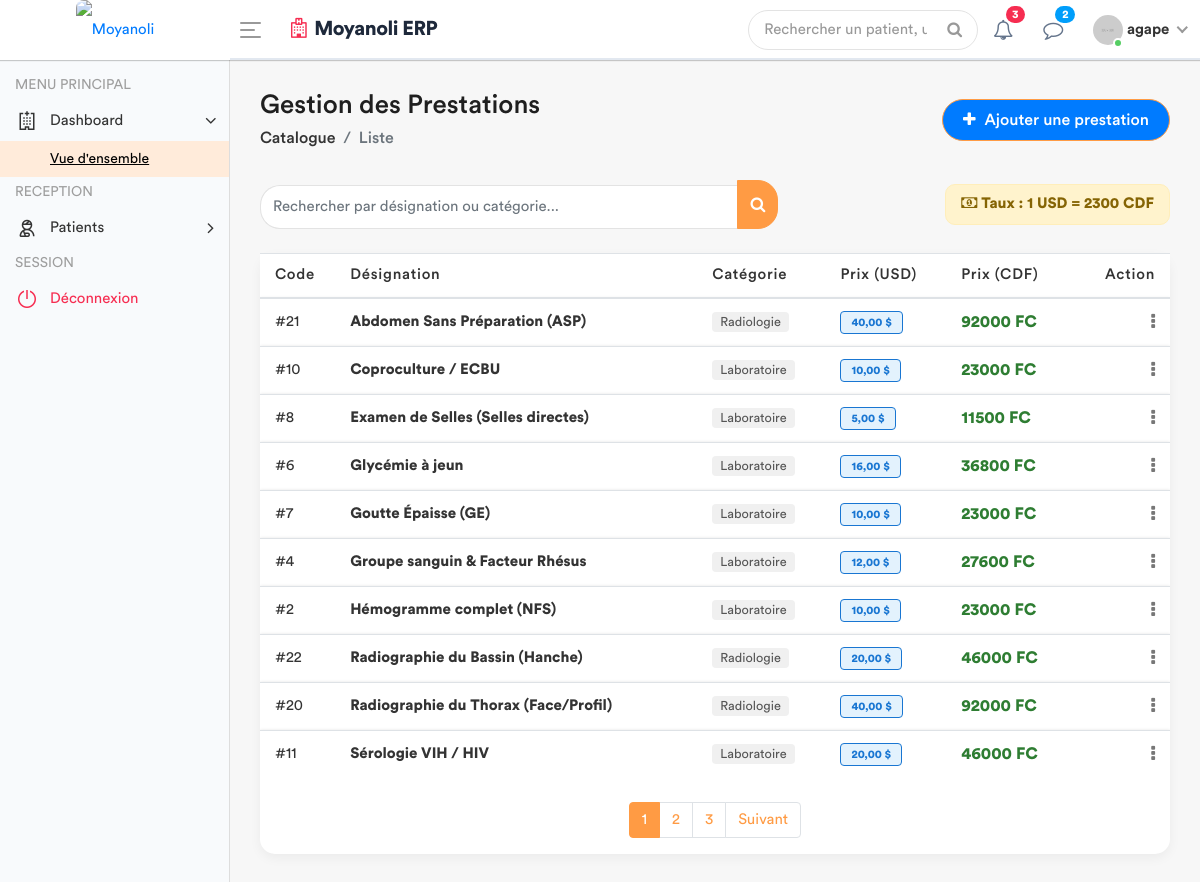
Screenshot of /prestations/ (signed in) with the database file from the repository.
### apps/models.py (models this page shows, shortened)
class ConfigurationHopital(models.Model):
    taux_usd_en_cdf = models.DecimalField(max_digits=10, decimal_places=2, default=2500.00)
    derniere_mise_a_jour = models.DateTimeField(auto_now=True)
    class Meta:
        verbose_name = "Configuration du Taux"

class Prestation(models.Model):
    CATEGORIES = [
        ('ADM', 'Administratif'),
        ('LABO', 'Laboratoire'),
        ('SOIN', 'Soins'),
        ('ECHO', 'Échographie'),
        ('RADIO', 'Radiologie'),
    ]
    libelle = models.CharField(max_length=200, verbose_name="Libellé")
    categorie = models.CharField(
        max_length=10,
        choices=CATEGORIES,
        verbose_name="Catégorie"
    )
    prix = models.DecimalField(
        max_digits=10,
        decimal_places=2,
        default=0.00,
        verbose_name="Prix (USD)"
    )
    class Meta:
        verbose_name = "Prestation"
        verbose_name_plural = "Prestations"

### apps/views.py (the view)
# urls.py: path('prestations/', views.gestion_prestations, name='gestion_prestations'),
@login_required
def gestion_prestations(request):
    query = request.GET.get('q')
    if query:
        prestations_list = Prestation.objects.filter(
            Q(libelle__icontains=query) | Q(categorie__icontains=query)
        ).order_by('libelle')
    else:
        prestations_list = Prestation.objects.all().order_by('libelle')
    config = ConfigurationHopital.objects.first()
    taux = config.taux_usd_en_cdf if config else 2500.00
    paginator = Paginator(prestations_list, 10)
    page_number = request.GET.get('page')
    prestations_obj = paginator.get_page(page_number)
    for item in prestations_obj:
        item.prix_cdf = item.prix * taux
    if request.method == 'POST':
        form = PrestationForm(request.POST)
        if form.is_valid():
            form.save()
            messages.success(request, "La prestation a été ajoutée avec succès.")
            return redirect('gestion_prestations')
    else:
        form = PrestationForm()
    role = Fonction.objects.filter(userKey=request.user).first()
    fonctionKey = role.fonctionKey.roleName if role and role.fonctionKey else None
    categories_list = Prestation._meta.get_field('categorie').choices
    context = {
        'prestations': prestations_obj, # On passe l'objet paginé
        'form': form,
        'taux': taux,
        'fonctionKey': fonctionKey,
        'categories_list': categories_list, # Indispensable pour la boucle dans le modal
    }
    return render(request, 'back-end/prestation/list_prestation.html', context)

### apps/forms.py (shortened to what this page needs)
class PrestationForm(forms.ModelForm):
    class Meta:
        model = Prestation
        fields = ['libelle', 'categorie', 'prix']
        widgets = {
            'libelle': forms.TextInput(attrs={'class': 'form-control', 'placeholder': 'Ex: Goutte Épaisse'}),
            'categorie': forms.Select(attrs={'class': 'form-control'}),
            'prix': forms.NumberInput(attrs={'class': 'form-control', 'step': '0.01'}),
        }

### apps/templates/back-end/prestation/list_prestation.html (shortened to what this page needs)
<!DOCTYPE html>
{% load static %}
<html lang="fr">
    <head>
        {% include 'back-end/includes/css.html' %}
    </head>
    <body>
        <div class="main-wrapper">
            {% include 'back-end/includes/header.html' %}
            {% include 'back-end/includes/sidebar.html' %}
            <div class="page-wrapper">
                <div class="content container-fluid">
                    <div class="page-header">
                        <div class="row align-items-center">
                            <div class="col">
                                <h3 class="page-title">Gestion des Prestations</h3>
                                <ul class="breadcrumb">
                                    <li class="breadcrumb-item"><a href="#">Catalogue</a></li>
                                    <li class="breadcrumb-item active">Liste</li>
                                </ul>
                            </div>
                            <div class="col-auto float-right ml-auto">
                                <a href="#" class="btn add-btn" data-toggle="modal" data-target="#add_prestation">
                                    <i class="fa fa-plus"></i> Ajouter une prestation
                                </a>
                            </div>
                        </div>
                    </div>
                    <div class="row mb-4 align-items-center">
                        <div class="col-md-7">
                            <form method="GET" action="{% url 'gestion_prestations' %}" class="input-group">
                                <input type="text" name="q" class="form-control search-box" placeholder="Rechercher par désignation ou catégorie..." value="{{ request.GET.q|default:'' }}">
                                <div class="input-group-append">
                                    <button class="btn btn-primary search-btn" type="submit">
                                        <i class="fa fa-search"></i>
                                    </button>
                                </div>
                            </form>
                        </div>
                        <div class="col-md-5 text-right">
                            <div class="d-inline-block taux-info">
                                <i class="fa fa-money"></i>
                                <strong>Taux : 1 USD = {{ taux|floatformat:0 }} CDF</strong>
                            </div>
                        </div>
                    </div>
                    <div class="row">
                        <div class="col-md-12">
                            <div class="card card-table">
                                <div class="card-body">
                                    <div class="table-responsive">
                                        <table class="table table-hover custom-table mb-0">
                                            <thead>
                                                <tr>
                                                    <th>Code</th>
                                                    <th>Désignation</th>
                                                    <th>Catégorie</th>
                                                    <th>Prix (USD)</th>
                                                    <th>Prix (CDF)</th>
                                                    <th class="text-right">Action</th>
                                                </tr>
                                            </thead>
                                            <tbody>
                                                {% for item in prestations %}
                                                <tr>
                                                    <td>#{{ item.id }}</td>
                                                    <td><strong>{{ item.libelle }}</strong></td>
                                                    <td><span class="cat-badge">{{ item.get_categorie_display }}</span></td>
                                                    <td><span class="badge badge-usd">{{ item.prix }} $</span></td>
                                                    <td>
                                                        <span class="text-cdf">{{ item.prix_cdf|floatformat:0 }} FC</span>
                                                    </td>
                                                    <td class="text-right">
                                                        <div class="dropdown dropdown-action">
                                                            <a href="#" class="action-icon dropdown-toggle" data-toggle="dropdown" aria-expanded="false"><i class="fa fa-ellipsis-v"></i></a>
                                                        </div>
                                                    </td>
                                                </tr>
                                                {% endfor %}
                                            </tbody>
                                        </table>
                                    </div>
                                    {% if prestations.has_other_pages %}
                                    <div class="mt-4">
                                        <ul class="pagination justify-content-center">
                                            {% for i in prestations.paginator.page_range %}
                                                <li class="page-item {% if prestations.number == i %}active{% endif %}">
                                                    <a class="page-link" href="?page={{ i }}{% if request.GET.q %}&q={{ request.GET.q }}{% endif %}">{{ i }}</a>
                                                </li>
                                            {% endfor %}
                                            {% if prestations.has_next %}
                                                <li class="page-item">
                                                    <a class="page-link" href="?page={{ prestations.next_page_number }}{% if request.GET.q %}&q={{ request.GET.q }}{% endif %}">Suivant</a>
                                                </li>
                                            {% endif %}
                                        </ul>
                                    </div>
                                    {% endif %}
                                </div>
                            </div>
                        </div>
                    </div>
                </div>
            </div>
        </div>
    </body>
</html>

### apps/templates/back-end/includes/header.html (shortened to what this page needs)
{% load static %}
<div class="header" style="background: #ffffff; border-bottom: 2px solid #e2e8f0;">
    <div class="header-left" style="background: #ffffff;">
        <a href="{% url 'home' %}" class="logo">
            <img src="{% static 'front-end/assets/dr/logo.jpg' %}" width="45" height="45" alt="Moyanoli" style="border-radius: 8px;">
        </a>
    </div>
    <a id="toggle_btn" href="javascript:void(0);" style="color: #007bff;">
        <span class="bar-icon">
            <span></span>
            <span></span>
            <span></span>
        </span>
    </a>
    <div class="page-title-box">
        <h3 style="color: #1e293b; font-weight: 700; letter-spacing: -0.5px;">
            <i class="fa fa-hospital-o text-danger mr-2"></i>Moyanoli ERP
        </h3>
    </div>
    <ul class="nav user-menu">
        <li class="nav-item">
            <div class="top-nav-search">
                <form action="#">
                    <input class="form-control" type="text" placeholder="Rechercher un patient, un dossier...">
                    <button class="btn" type="submit"><i class="fa fa-search"></i></button>
                </form>
            </div>
        </li>
        <li class="nav-item dropdown">
            <a href="#" class="dropdown-toggle nav-link" data-toggle="dropdown">
                <i class="fa fa-bell-o" style="color: #64748b;"></i> <span class="badge badge-pill bg-danger">3</span>
            </a>
        </li>
        <li class="nav-item dropdown">
            <a href="#" class="dropdown-toggle nav-link" data-toggle="dropdown">
                <i class="fa fa-comment-o" style="color: #64748b;"></i> <span class="badge badge-pill bg-info">2</span>
            </a>
        </li>
        <li class="nav-item dropdown has-arrow main-drop">
            <a href="#" class="dropdown-toggle nav-link" data-toggle="dropdown">
                <span class="user-img">
                    <img src="{% static 'back-end/assets/img/profiles/avatar-21.jpg' %}" alt="">
                    <span class="status online"></span>
                </span>
                <span style="font-weight: 600;">{{ user.username }}</span>
            </a>
        </li>
    </ul>
</div>

### apps/templates/back-end/prestation/list_prestation.html (style rules this page uses)
.card-table { border-radius: 15px; border: none; box-shadow: 0 4px 12px rgba(0,0,0,0.05); }
.badge-usd { background-color: #e3f2fd; color: #1976d2; border: 1px solid #1976d2; padding: 5px 10px; font-weight: bold; }
.text-cdf { color: #2e7d32; font-weight: bold; font-size: 1.1em; }
.taux-info { background: #fff3cd; border: 1px solid #ffeeba; color: #856404; padding: 8px 15px; border-radius: 10px; }
.cat-badge { font-size: 0.85em; padding: 4px 8px; border-radius: 4px; background: #f0f0f0; color: #555; }
.add-btn { background-color: #007bff; color: white; border-radius: 50px; padding: 8px 20px; }
.search-box { border-radius: 20px 0 0 20px; border-right: none; }
.search-btn { border-radius: 0 20px 20px 0; }

### rows the page displays
ConfigurationHopital: taux_usd_en_cdf "2300"
Prestation: id "21", libelle "Abdomen Sans Préparation (ASP)", categorie "Radiologie", prix "40,00", prix_cdf "92000"
Prestation: id "10", libelle "Coproculture / ECBU", categorie "Laboratoire", prix "10,00", prix_cdf "23000"
Prestation: id "8", libelle "Examen de Selles (Selles directes)", categorie "Laboratoire", prix "5,00", prix_cdf "11500"
Prestation: id "6", libelle "Glycémie à jeun", categorie "Laboratoire", prix "16,00", prix_cdf "36800"
Prestation: id "7", libelle "Goutte Épaisse (GE)", categorie "Laboratoire", prix "10,00", prix_cdf "23000"
Prestation: id "4", libelle "Groupe sanguin & Facteur Rhésus", categorie "Laboratoire", prix "12,00", prix_cdf "27600"
Prestation: id "2", libelle "Hémogramme complet (NFS)", categorie "Laboratoire", prix "10,00", prix_cdf "23000"
Prestation: id "22", libelle "Radiographie du Bassin (Hanche)", categorie "Radiologie", prix "20,00", prix_cdf "46000"
Prestation: id "20", libelle "Radiographie du Thorax (Face/Profil)", categorie "Radiologie", prix "40,00", prix_cdf "92000"
Prestation: id "11", libelle "Sérologie VIH / HIV", categorie "Laboratoire", prix "20,00", prix_cdf "46000"

### other values shown
{{ user.username }} "agape"
{{ i }} "1" "2" "3"
